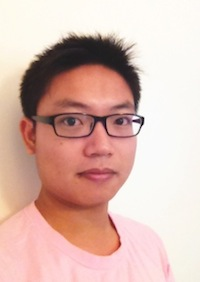
#> input picture hw1/me.jpg, 200 x 282 px
$ python hw1.py
#> lines starting #> are read from the running program, lines starting #| are printed output that depends on the picture
#!/usr/bin/env python
import cv2
import numpy as np

img = cv2.imread('me.jpg')
#> img is the input picture: shape (282, 200, 3); mean B, G, R 175.6, 184.4, 217.5

def gaussian_blur(sigma):
	blur = cv2.GaussianBlur(img,(4*sigma+1,4*sigma+1), sigma)
	cv2.imwrite('gaussion_' + str(sigma) + '.png', blur)
	return blur

def img_derivative(image, x, y, filename):
#> called with x = 1, y = 0, filename = 'org'
	gray_image = cv2.cvtColor(image, cv2.COLOR_BGR2GRAY)
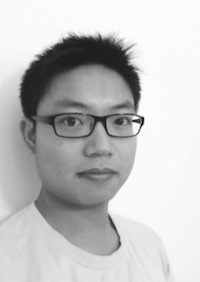
#> gray_image: shape (282, 200); min 1, max 255, mean 193.3
	kernel = np.zeros((3,3), np.float32);
	if x == 1:
		kernel[1,0] = 0.5
		kernel[1,2] = -0.5
	if y == 1:
		kernel[0,1] = 0.5
		kernel[2,1] = -0.5
	dst = cv2.filter2D(gray_image, -1, kernel)*8 + 128
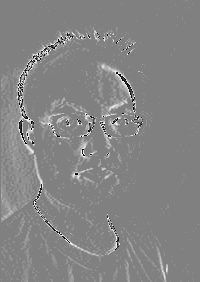
#> dst: shape (282, 200); min 0, max 248, mean 132.2
	cv2.imwrite(filename + '_d_' + str(x) + '_'  + str(y) + '.png', dst)
	return dst;

img_derivative(img, 1, 0, 'org')
img_derivative(img, 0, 1, 'org')
#> call 2 of img_derivative, with x = 0, y = 1, filename = 'org'
#> in img_derivative (call 2), `dst = cv2.filter2D(gray_image, -1, kernel)*8 + 128`:
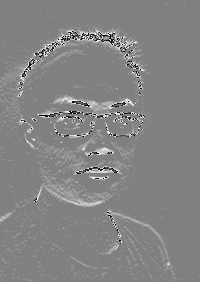
#> dst: shape (282, 200); min 0, max 248, mean 131.6

for i in range(1,4):
	gb = gaussian_blur(i)
	img_derivative(gb, 1, 0, 'gb_' + str(i))
	img_derivative(gb, 0, 1, 'gb_' + str(i))
#> this loop made 3 passes
#> pass 1, in img_derivative (call 3), `dst = cv2.filter2D(gray_image, -1, kernel)*8 + 128`:
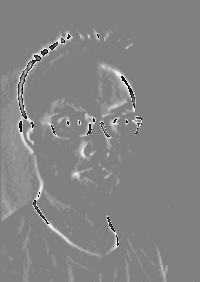
#> dst: shape (282, 200); min 0, max 248, mean 131.9
#> pass 1, in img_derivative (call 4), `dst = cv2.filter2D(gray_image, -1, kernel)*8 + 128`:
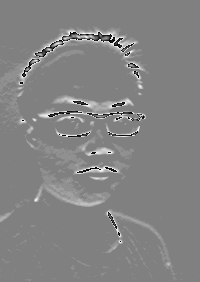
#> dst: shape (282, 200); min 0, max 248, mean 131.2
#> after the loop:
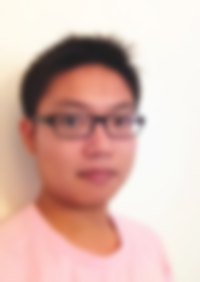
#> gb: shape (282, 200, 3); mean B, G, R 175.5, 184.4, 217.5
